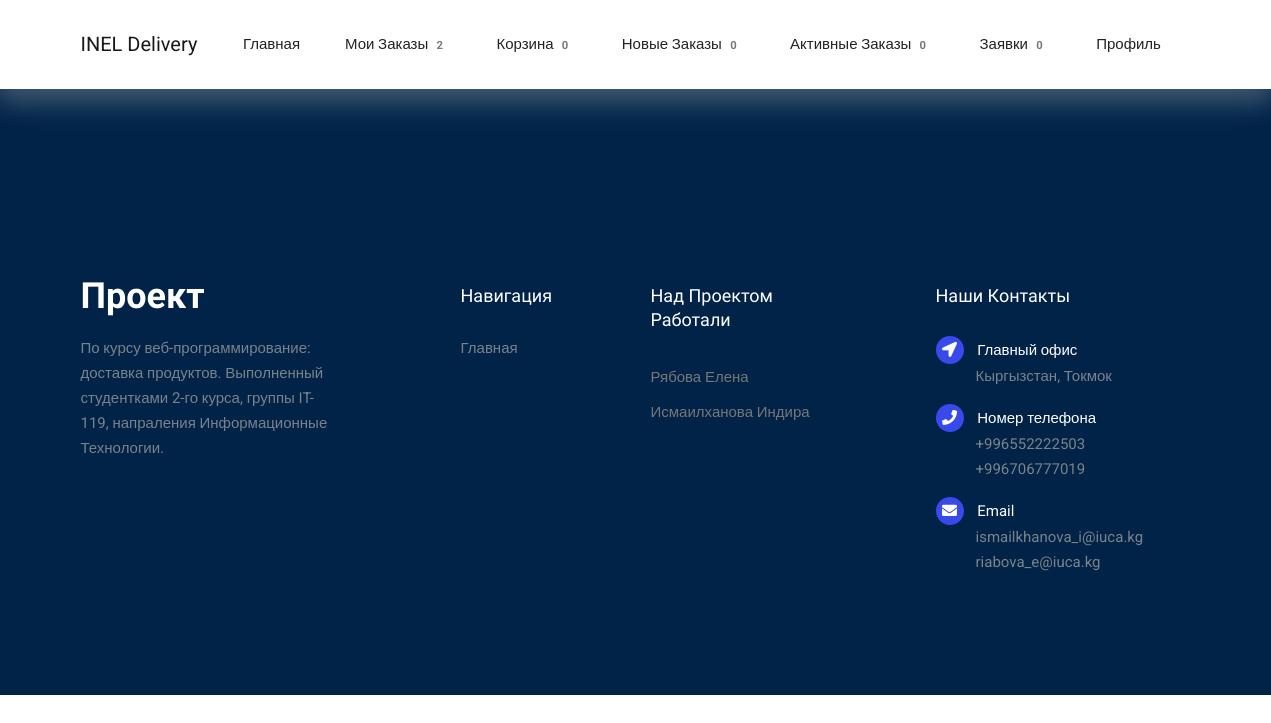
Before: /orders_taken/ (signed in) with the older database file.
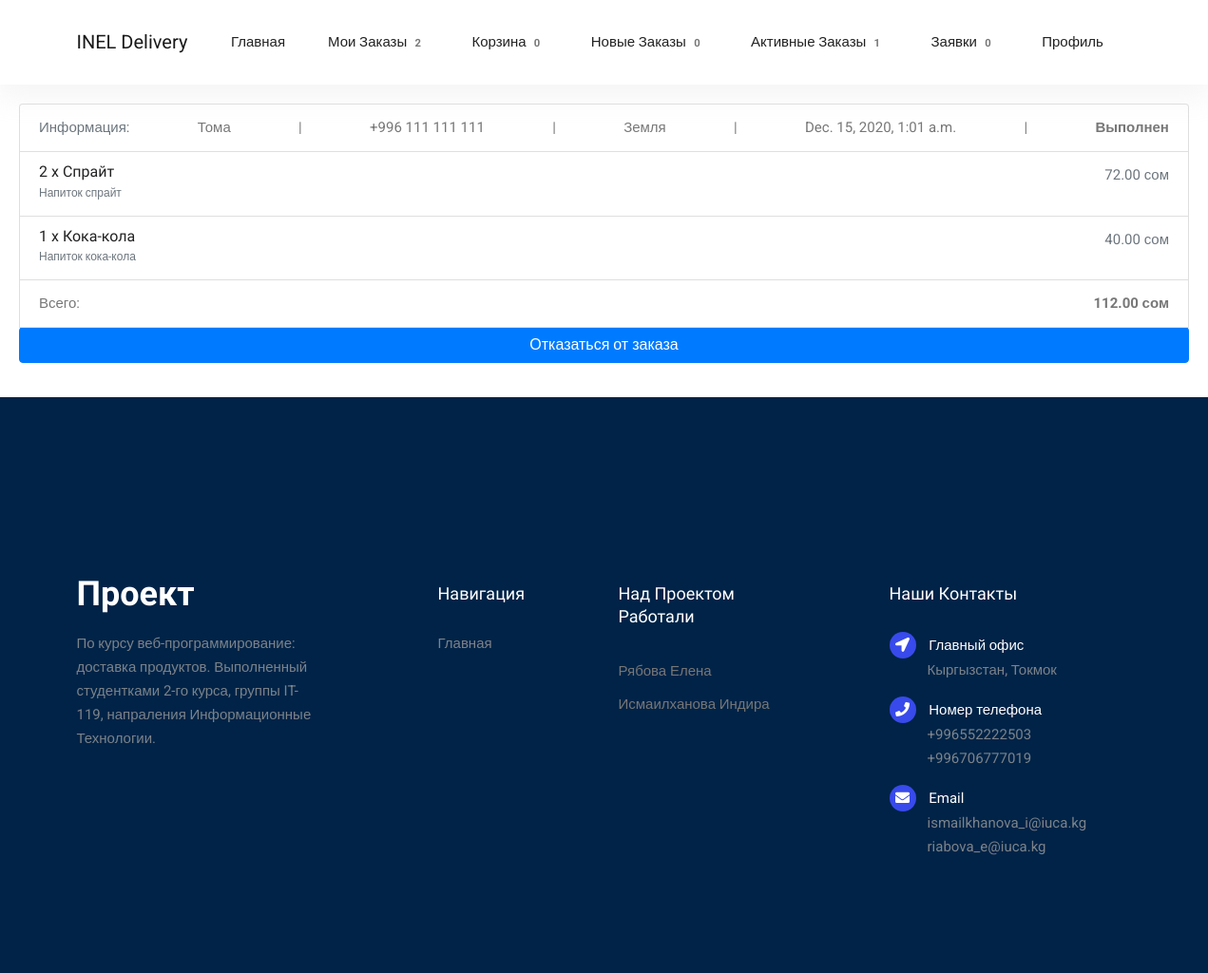
After: the same page with the newer database file.
### inel_delivery/users/models.py (models this page shows, shortened)
class User(AbstractUser):
    name = CharField(_("Name of User"), blank=True, max_length=255)

### products/models.py (models this page shows, shortened)
class Deliveryman(models.Model):
    user = models.OneToOneField(settings.AUTH_USER_MODEL, on_delete=models.CASCADE, verbose_name="Пользователь")
    name = models.CharField(max_length=255, verbose_name="ИФО")
    phone = models.CharField(max_length=255, verbose_name='Номер телефона')
    class Meta:
        verbose_name = "Курьер"
        verbose_name_plural = "Курьеры"

class Order(models.Model):
    STATUS = (
        ('Новый', 'Новый заказ'),
        ('В ожидании', 'Заказ в ожидании'),
        ('Выполнен', 'Выполненный заказ')
    )
    user = models.ForeignKey(settings.AUTH_USER_MODEL, on_delete=models.CASCADE, verbose_name="Пользователь")
    products = models.ManyToManyField(OrderProduct, verbose_name="Продукты")
    created_date = models.DateTimeField(verbose_name="Дата")
    status = models.CharField(max_length=16, default='Новый', choices=STATUS, verbose_name="Статус")
    ordered = models.BooleanField(default=False, verbose_name="Заказ оформлен")
    name = models.CharField(max_length=255, null=True, verbose_name="ИФО")
    phone = models.CharField(max_length=255, null=True, verbose_name='Номер телефона')
    address = models.TextField(null=True, verbose_name="Адрес")
    deliveryman = models.ForeignKey(Deliveryman, blank=True, null=True, on_delete=models.CASCADE, verbose_name="Курьер")
    def get_total(self):
        total = 0
        for product in self.products.all():
            total += product.get_final_price()
        return total
    class Meta:
        verbose_name = "Заказ"
        verbose_name_plural = "Заказы"
        permissions = (("view_orders_page", "Can view the orders page"),
                       ("take_orders", "Can take orders"),)

class OrderProduct(models.Model):
    user = models.ForeignKey(settings.AUTH_USER_MODEL, on_delete=models.CASCADE, verbose_name="Пользователь")
    product = models.ForeignKey(Product, on_delete=models.CASCADE, verbose_name="Продукт")
    amount = models.IntegerField(default=1, verbose_name="Количество")
    ordered = models.BooleanField(default=False, verbose_name="Заказ оформлен")
    def get_total_item_price(self):
        return self.amount * self.product.price
    def get_final_price(self):
        return self.get_total_item_price()
    class Meta:
        verbose_name = "Заказанный продукт"
        verbose_name_plural = "Заказанные продукты"

class Product(models.Model):
    name = models.CharField(max_length=255, verbose_name="Название")
    slug = models.SlugField(max_length=255, db_index=True)
    category = models.ForeignKey(Category, on_delete=models.CASCADE, verbose_name="Категория")
    store = models.ForeignKey(Store, on_delete=models.CASCADE, verbose_name="Магазин")
    price = models.DecimalField(decimal_places=2, max_digits=19, verbose_name="Цена")
    desc = models.CharField(max_length=255, verbose_name="Описание")
    available = models.BooleanField(default=True, verbose_name="Доступен")
    created = models.DateTimeField(auto_now_add=True)
    updated = models.DateTimeField(auto_now=True)
    picture = models.ImageField(upload_to="products_pic/", verbose_name="Картинка", blank=True,
                                default="products_pic/no-image.jpg")
    mini_picture = ImageSpecField(source="picture", processors=[ResizeToFill(600, 600)],
                                 format="JPEG", options={"quality": 100})
    class Meta:
        verbose_name = "Продукт"
        verbose_name_plural = "Продукты"

### products/views.py (the view)
# urls.py: path("orders_taken/", DeliveryRunningOrderList.as_view(), name="orders_taken"),
class DeliveryRunningOrderList(LoginRequiredMixin, PermissionRequiredMixin, ListView):
    model = Order
    template_name = 'products/running_order_list.html'
    permission_required = 'products.view_orders_page'
    context_object_name = 'take_order_list'
    def get_queryset(self):
        deliveryman = Deliveryman.objects.get(user=self.request.user)
        return Order.objects.filter(deliveryman=deliveryman)

### inel_delivery/utils/context_processors.py (called while the page is built)
def settings_context(_request):
    return {"DEBUG": settings.DEBUG}

### products/templatetags/cart_template_tags.py (called while the page is built)
@register.filter
def cart_item_count(user):
    if user.is_authenticated:
        qs = Order.objects.filter(user=user.id, ordered=False)
        if qs.exists():
            return qs[0].products.count()
    return 0

@register.filter
def ordered_count(user):
    if user.is_authenticated:
        if Deliveryman.objects.filter(user=user.id).exists():
            qs = Order.objects.filter(ordered=True, deliveryman=None).exclude(user=user.id)
        else:
            qs = Order.objects.filter(ordered=True, deliveryman=None)
        if qs.exists():
            return qs.count()
    return 0

@register.filter
def my_order_count(user):
    if user.is_authenticated:
        qs = Order.objects.filter(user=user.id, ordered=True)
        if qs.exists():
            return qs.count()
    return 0

@register.filter
def orders_taken_count(user):
    if user.is_authenticated:
        if Deliveryman.objects.filter(user=user.id).exists():
            deliveryman = Deliveryman.objects.get(user=user.id)
            qs = Order.objects.filter(deliveryman=deliveryman)
            if qs.exists():
                return qs.count()
        return 0
    return 0

@register.filter
def delivery_app_count(user):
    if user.is_authenticated:
        qs = ApplicationForm.objects.filter(status="В ожидании")
        if qs.exists():
            return qs.count()
    return 0

### inel_delivery/templates/products/running_order_list.html
{% extends "base.html" %}
{% load crispy_forms_tags %}
{% block content %}
  {% for ordered in take_order_list %}
    <div class="card-body">
      <ul class="list-group mb-3 z-depth-1">
        <li class="list-group-item d-flex justify-content-between lh-condensed">
          <span class="text-muted">Информация:</span>
          <span>{{ ordered.name }}</span>|<span>{{ ordered.phone }}</span>|
          <span>{{ ordered.address }}</span>|<span>{{ ordered.created_date }}</span>|
          <strong><span>{{ ordered.status }}</span></strong>
        </li>
        {% for order_product in ordered.products.all %}
        <li class="list-group-item d-flex justify-content-between lh-condensed">
            <div>
              <h6 class="my-0">{{ order_product.amount }} x {{ order_product.product.name }}</h6>
              <small class="text-muted">{{ order_product.product.desc }}</small>
            </div>
            <span class="text-muted">{{ order_product.get_final_price }} сом</span>
        </li>
        {% endfor %}
        <li class="list-group-item d-flex justify-content-between">
            <span>Всего:</span>
            <strong>{{ ordered.get_total }} сом</strong>
        </li>
        <a href="{% url 'products:remove-order' pk=ordered.pk %}" class="btn btn-primary">Отказаться от заказа</a>
      </ul>
    </div>
  {% endfor %}
{% endblock %}

### inel_delivery/templates/base.html (shortened to what this page needs)
{% load static i18n %}
{% load cart_template_tags %}
<!DOCTYPE html>
<html lang="en">
  <head>
    {% block css %}
    <link rel="stylesheet" href="https://pro.fontawesome.com/releases/v5.10.0/css/all.css"/>
    <link href="{% static 'vendors/bootstrap/bootstrap.min.css' %}" rel="stylesheet">
    <link href="{% static 'vendors/fontawesome/css/all.min.css' %}" rel="stylesheet">
    <link href="{% static 'vendors/themify-icons/themify-icons.css' %}" rel="stylesheet">
    <link href="{% static 'vendors/nice-select/nice-select.css' %}" rel="stylesheet">
    <link href="{% static 'vendors/owl-carousel/owl.theme.default.min.css' %}" rel="stylesheet">
    <link href="{% static 'vendors/owl-carousel/owl.carousel.min.css' %}" rel="stylesheet">
    <link href="{% static 'css/project.css' %}" rel="stylesheet">
    <link href="{% static 'css/style.css' %}" rel="stylesheet">
    {% endblock %}
  </head>
  <body>
    <header class="header_area">
      <div class="main_menu">
        <nav class="navbar navbar-expand-lg navbar-light">
          <div class="container">
            <a class="navbar-brand logo_h" href="{% url 'products:store_list' %}">INEL Delivery</a>
            <div class="collapse navbar-collapse offset" id="navbarSupportedContent">
              <ul class="nav navbar-nav menu_nav ml-auto mr-auto">
                <li class="nav-item"><a class="nav-link" href="{% url 'products:store_list' %}">Главная</a></li>
                {% if request.user.is_authenticated %}
                <li class="nav-item"><a class="nav-link" href="{% url 'products:order_owner_list' %}">Мои заказы</a>
                <span class="badge red z-depth-1 mr-1"> {{ request.user|my_order_count }} </span></li>
                <li class="nav-item"><a class="nav-link" href="{% url 'products:order-summary' %}">Корзина</a>
                <span class="badge red z-depth-1 mr-1"> {{ request.user|cart_item_count }} </span></li>
                {% if perms.products.view_orders_page %}
                <li class="nav-item"><a class="nav-link" href="{% url 'products:ordered' %}">Новые заказы</a>
                <span class="badge red z-depth-1 mr-1"> {{ request.user|ordered_count }} </span></li>
                <li class="nav-item"><a class="nav-link" href="{% url 'products:orders_taken' %}">Активные заказы</a>
                <span class="badge red z-depth-1 mr-1"> {{ request.user|orders_taken_count }} </span></li>
                {% endif %}
                {% if perms.products.view_app_page %}
                <li class="nav-item"><a class="nav-link" href="{% url 'products:app-list' %}">Заявки</a>
                <span class="badge red z-depth-1 mr-1"> {{ request.user|delivery_app_count }} </span></li>
                {% endif %}
                <li class="nav-item submenu dropdown">
                  <a href="#" class="nav-link dropdown-toggle" data-toggle="dropdown" role="button" aria-haspopup="true" aria-expanded="false">Профиль</a>
                </li>
                {% else %}
                <li class="nav-item"><a class="nav-link" href="{% url 'account_login' %}">Войти</a></li>
                <li class="nav-item"><a class="nav-link" href="{% url 'account_signup' %}">Зарегистироваться</a></li>
                {% endif %}
              </ul>
            </div>
          </div>
        </nav>
      </div>
    </header>
    <main class="site-main">
      {% block content %}{% endblock content %}
    </main>
<footer class="footer">
		<div class="footer-area">
			<div class="container">
				<div class="row section_gap">
					<div class="col-lg-3 col-md-6 col-sm-6">
						<div class="single-footer-widget tp_widgets">
							<h4 class="footer_title large_title">Проект</h4>
							<p>
								По курсу веб-программирование: доставка продуктов.
                Выполненный студентками 2-го курса, группы IT-119, напраления Информационные Технологии.
							</p>
						</div>
					</div>
					<div class="offset-lg-1 col-lg-2 col-md-6 col-sm-6">
						<div class="single-footer-widget tp_widgets">
							<h4 class="footer_title">Навигация</h4>
							<ul class="list">
								<li><a href="{% url 'products:store_list' %}">Главная</a></li>
							</ul>
						</div>
					</div>
					<div class="col-lg-2 col-md-6 col-sm-6">
						<div class="single-footer-widget instafeed">
							<h4 class="footer_title">Над проектом работали</h4>
							<ul class="list instafeed d-flex flex-wrap">
								<li> Рябова Елена</li>
								<li>Исмаилханова Индира</li>
							</ul>
						</div>
					</div>
					<div class="offset-lg-1 col-lg-3 col-md-6 col-sm-6">
						<div class="single-footer-widget tp_widgets">
							<h4 class="footer_title">Наши контакты</h4>
							<div class="ml-40">
								<p class="sm-head">
									<span class="fa fa-location-arrow"></span>
									Главный офис
								</p>
								<p>Кыргызстан, Токмок</p>
								<p class="sm-head">
									<span class="fa fa-phone"></span>
									Номер телефона
								</p>
								<p>
									+996552222503<br>
									+996706777019
								</p>
								<p class="sm-head">
									<span class="fa fa-envelope"></span>
									Email
								</p>
								<p>
									ismailkhanova_i@iuca.kg<br>
									riabova_e@iuca.kg
								</p>
							</div>
						</div>
					</div>
				</div>
			</div>
		</div>
</footer>
  </body>
</html>

### inel_delivery/static/css/style.css (style rules this page uses)
body { color:#777;font-family:"Roboto",sans-serif;font-size:15px;font-weight:400;line-height:1.667 }
ul { list-style-type:none;margin:0;padding:0 }
h1,h2,h3,h4,h5,h6 { font-family:"Oswald",sans-serif;color:#222;line-height:1.1 }
h4,.h4 { font-size:20px;font-weight:400;line-height:1.3 }
a { display:inline-block }
.ml-40 { margin-left:40px }
.header_area { position:relative;width:100%;z-index:9999;transition:background 0.4s, all 0.3s linear;box-shadow:0px 10px 27px 3px rgba(221,221,221,0.3) }
.header_area .navbar { background:transparent;padding:0px;border:0px;border-radius:0px }
.header_area .navbar .nav .nav-item { margin-right:45px }
.header_area .navbar .nav .nav-item .nav-link { text-transform:capitalize;color:#222;display:inline-block }
@media (min-width: 991px) { .header_area .navbar .nav .nav-item .nav-link { padding:32px 0px } }
.header_area .navbar .nav .nav-item .nav-link:after { display:none }
.header_area .navbar .nav .nav-item.submenu { position:relative }
.header_area .navbar .nav .nav-item:last-child { margin-right:0px }
.footer-area { background:#002347;padding:50px 0px 50px }
@media (min-width: 1000px) { .footer-area { padding:195px 0px 120px } }
.single-footer-widget p { margin-bottom:15px }
.single-footer-widget p:last-child { margin-bottom:0 }
.single-footer-widget .instafeed { margin-left:-5px;margin-right:-5px }
.single-footer-widget .instafeed li { margin:5px }
.single-footer-widget .sm-head { color:#fff;margin-bottom:0px }
.single-footer-widget .sm-head span { position:relative;margin-left:-40px;margin-right:10px;display:inline-block;width:28px;height:28px;line-height:28px;text-align:center;background:#384aeb;color:#ffffff;border-radius:20px }
.tp_widgets .list li { margin-bottom:12px }
.tp_widgets .list li a { color:#7b838a;font-family:"Roboto",sans-serif }
.tp_widgets .list li:last-child { margin-bottom:0px }
.tp_widgets p { color:#7b838a }
.footer_title { font-size:18px;line-height:24px;font-weight:500;font-family:"Oswald",sans-serif;text-transform:capitalize;color:#fff;margin-bottom:28px }
.footer_title.large_title { font-size:36px;font-weight:600 }

Changed rows visible on the page:
changed User: user|orders_taken_count "0" → "1"
added Order: name "Тома", phone "+996 111 111 111", address "Земля", created_date "Dec. 15, 2020, 1:01 a.m.", status "Выполнен", get_total "112.00"
added OrderProduct: amount "2", product.name "Спрайт", product.desc "Напиток спрайт", get_final_price "72.00"
added OrderProduct: amount "1", product.name "Кока-кола", product.desc "Напиток кока-кола", get_final_price "40.00"
